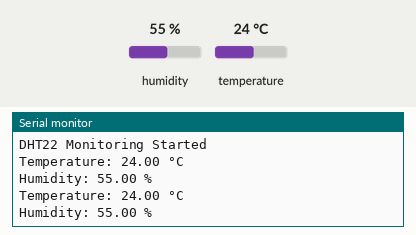
This sketch was run on a simulated Arduino Uno, built with avr-gcc and run on an emulated ATmega328P. Parts: the last lines printed to the serial monitor. The test bench sets the inputs (shaded band); at power-on: humidity 55 %, temperature 24 °C.

Above: at 2.8 s.
2.9 s: humidity set to 22 %
At 4.4 s:
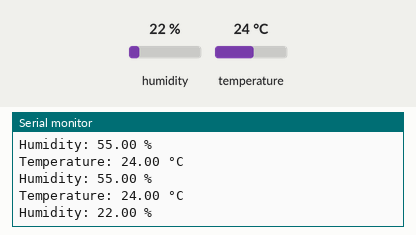
5.6 s: temperature set to 12 °C
At 7.4 s:
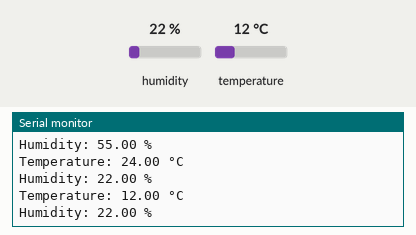
8.3 s: humidity set to 40 %
At 10.9 s:
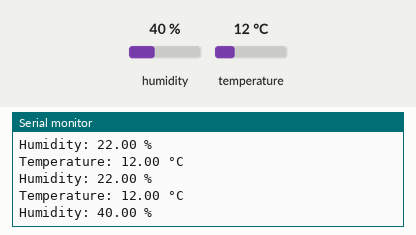
Timing chart, 0 to 12.4 s (numbered marks = the images above; inputs shaded):
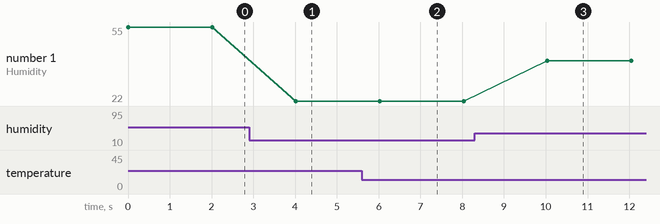

Measured:
- after the input at 2.9 s, the serial monitor: prints a new line after 1.1 s (image 1)
- after the input at 5.6 s, the serial monitor: prints a new line after 0.43 s (image 2)
- after the input at 8.3 s, the serial monitor: prints a new line after 1.7 s (image 3)
- plotted number 1: 22 → 40 after the input at 8.3 s

The sketch:

11.ino
```cpp
#include "DHT.h"

#define DHTPIN 4
#define DHTTYPE DHT22

DHT dht(DHTPIN, DHTTYPE);

void setup() {
Serial.begin(115200);
dht.begin();

Serial.println("DHT22 Monitoring Started");
}

void loop() {

float humidity = dht.readHumidity();
float temperature = dht.readTemperature();

if (isnan(humidity) || isnan(temperature)) {
Serial.println("Failed to read DHT22");
return;
}

Serial.print("Temperature: ");
Serial.print(temperature);
Serial.println(" °C");

Serial.print("Humidity: ");
Serial.print(humidity);
Serial.println(" %");

delay(2000);
}
```
